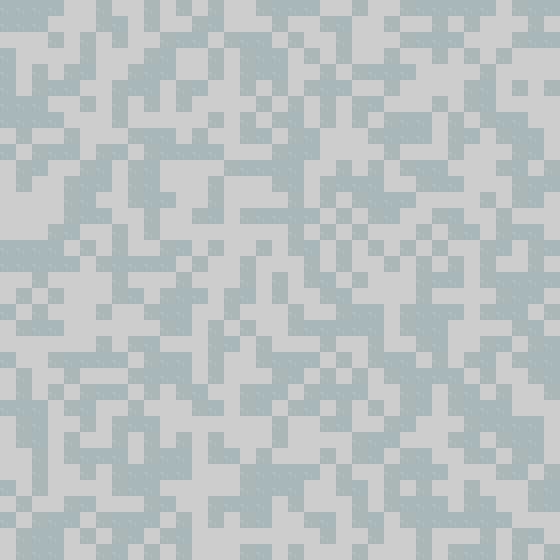

Tiled map render using the project's own tile images. Description and the whole map definition, tile-layer contents included, below:
An orthogonal 35x35 tile map with 16x16 px tiles, 1 tile layer (Tile Layer 1).

<map version="1.2" tiledversion="1.2.0" orientation="orthogonal" renderorder="left-down" width="35" height="35" tilewidth="16" tileheight="16" infinite="0" nextlayerid="3" nextobjectid="1">
 <tileset firstgid="1" source="base tileset.tsx" />
 <layer id="2" name="Tile Layer 1" width="35" height="35">
  <data encoding="csv">
921,921,921,921,1487,1487,921,1487,1487,921,1487,921,1487,921,1487,1487,921,921,921,921,1487,1487,921,1487,1487,921,921,921,921,921,921,1487,921,921,921,
921,921,921,1487,1487,1487,921,921,1487,921,1487,1487,921,921,1487,1487,1487,921,1487,1487,921,921,1487,1487,921,1487,1487,921,1487,921,1487,1487,1487,921,1487,
1487,1487,1487,921,1487,921,1487,921,1487,1487,921,921,921,1487,921,921,921,1487,921,1487,1487,921,1487,1487,1487,921,921,921,921,1487,1487,1487,921,921,921,
921,1487,1487,1487,1487,921,1487,1487,1487,921,921,1487,1487,921,1487,921,921,921,1487,921,1487,921,1487,1487,921,1487,1487,921,1487,921,1487,921,1487,1487,1487,
921,1487,921,1487,921,921,1487,1487,921,921,921,1487,1487,921,1487,921,921,921,1487,1487,921,1487,921,921,921,921,1487,1487,1487,1487,921,1487,1487,1487,1487,
921,1487,921,921,921,1487,1487,921,921,921,1487,921,921,1487,1487,921,1487,921,1487,921,921,921,1487,1487,921,1487,1487,1487,1487,921,921,1487,921,1487,921,
921,921,921,1487,1487,921,1487,921,1487,921,1487,921,1487,1487,1487,1487,921,1487,921,1487,921,1487,921,921,1487,1487,1487,921,1487,921,921,1487,1487,1487,1487,
921,921,921,921,1487,1487,1487,921,1487,1487,1487,1487,1487,921,1487,921,1487,921,921,1487,921,1487,921,1487,921,921,921,1487,921,1487,921,921,921,1487,1487,
1487,921,1487,1487,921,1487,1487,1487,921,921,921,1487,921,1487,1487,921,921,1487,921,921,1487,1487,1487,921,921,921,921,1487,921,921,1487,921,921,921,1487,
921,1487,921,921,921,1487,921,921,1487,921,921,921,921,921,1487,1487,1487,921,921,921,1487,1487,1487,1487,921,1487,1487,1487,921,1487,1487,1487,921,921,1487,
1487,921,921,1487,1487,921,921,1487,921,921,1487,1487,1487,1487,921,921,921,921,921,1487,1487,921,1487,921,1487,921,921,921,1487,1487,1487,921,921,1487,921,
1487,921,1487,1487,921,921,921,1487,921,921,1487,1487,1487,921,1487,1487,1487,921,921,1487,921,921,921,921,1487,1487,921,921,921,1487,1487,1487,921,921,921,
1487,1487,1487,1487,921,921,1487,1487,921,921,921,1487,1487,921,1487,1487,1487,1487,921,1487,921,1487,921,921,921,921,1487,1487,1487,1487,921,1487,921,921,1487,
1487,1487,1487,1487,921,921,921,1487,1487,921,1487,1487,921,921,1487,921,921,921,921,921,1487,921,1487,921,921,1487,1487,921,921,1487,1487,921,1487,1487,1487,
1487,1487,1487,921,921,1487,1487,921,1487,921,1487,1487,1487,1487,1487,1487,1487,1487,921,1487,921,1487,921,1487,1487,1487,921,1487,921,921,1487,921,921,921,1487,
921,921,921,921,1487,921,1487,921,1487,1487,921,921,1487,921,1487,1487,921,1487,921,921,1487,921,1487,921,1487,921,1487,921,1487,1487,921,921,1487,921,921,
921,921,921,921,921,1487,921,921,921,921,921,1487,921,1487,1487,921,1487,1487,1487,921,1487,921,1487,1487,921,1487,921,1487,921,1487,921,1487,1487,921,1487,
1487,1487,921,1487,1487,1487,1487,921,1487,1487,1487,921,1487,1487,1487,921,1487,921,1487,921,921,1487,921,1487,1487,1487,921,921,921,1487,921,921,921,921,921,
1487,921,1487,921,1487,1487,1487,921,921,1487,921,921,921,1487,921,921,1487,921,1487,1487,921,921,1487,1487,1487,1487,921,1487,1487,1487,1487,921,921,921,1487,
921,1487,921,1487,1487,1487,921,1487,1487,921,921,921,1487,1487,921,1487,1487,1487,921,1487,1487,921,921,921,1487,921,921,921,921,1487,921,921,921,1487,921,
1487,921,921,921,1487,1487,1487,1487,1487,1487,921,921,1487,921,1487,921,1487,1487,921,921,921,921,921,921,1487,921,921,921,1487,1487,1487,1487,921,921,1487,
1487,1487,1487,1487,1487,1487,921,1487,921,921,1487,1487,1487,921,921,1487,921,1487,1487,1487,921,1487,1487,921,1487,1487,921,921,1487,1487,921,921,1487,921,921,
921,1487,1487,921,921,921,921,921,1487,921,921,921,1487,921,1487,1487,921,921,921,921,1487,921,1487,921,921,921,1487,921,1487,921,921,1487,921,921,921,
1487,921,1487,1487,921,1487,1487,1487,921,921,921,921,1487,921,1487,1487,1487,921,921,1487,921,1487,921,1487,921,921,921,921,921,1487,921,1487,1487,921,921,
1487,921,1487,921,1487,921,921,921,1487,921,1487,921,921,1487,1487,921,921,921,1487,921,921,921,921,1487,1487,921,921,1487,921,921,1487,921,1487,1487,921,
921,921,921,1487,921,921,1487,1487,921,1487,1487,1487,921,921,1487,921,921,1487,921,921,1487,921,1487,921,1487,921,921,1487,921,921,921,921,1487,1487,1487,
1487,921,921,1487,1487,921,1487,921,921,921,1487,1487,1487,1487,1487,1487,1487,921,1487,1487,921,921,1487,1487,921,921,1487,1487,1487,921,921,921,921,921,1487,
1487,921,921,1487,921,1487,1487,921,1487,921,1487,921,1487,921,1487,1487,1487,921,1487,1487,1487,1487,921,921,921,1487,1487,1487,921,921,1487,921,921,921,1487,
1487,1487,921,1487,921,921,921,921,1487,921,921,921,1487,921,921,1487,921,1487,1487,1487,921,1487,921,921,1487,921,921,1487,1487,921,921,1487,921,921,1487,
1487,1487,921,1487,1487,921,1487,921,921,921,921,921,1487,1487,1487,921,921,921,921,921,1487,921,1487,1487,921,921,921,921,1487,1487,1487,921,921,1487,921,
921,1487,921,1487,1487,1487,1487,921,921,921,1487,1487,1487,1487,1487,921,921,921,921,1487,1487,921,921,1487,921,1487,921,1487,1487,921,1487,1487,1487,921,921,
1487,921,1487,1487,921,921,1487,1487,1487,921,921,1487,1487,921,921,921,921,1487,921,1487,1487,1487,921,1487,921,921,921,921,1487,921,921,1487,1487,921,921,
921,1487,921,921,921,1487,921,921,921,921,1487,921,1487,921,1487,921,921,1487,1487,921,921,1487,921,921,1487,921,921,921,921,921,921,921,1487,1487,1487,
1487,921,921,921,1487,921,1487,921,921,1487,921,921,1487,1487,1487,1487,1487,1487,1487,1487,921,1487,1487,921,1487,1487,921,1487,1487,1487,921,1487,921,921,1487,
1487,921,921,921,1487,1487,921,921,1487,921,1487,921,1487,1487,1487,921,921,1487,921,1487,1487,1487,921,1487,1487,1487,921,1487,921,921,921,1487,921,1487,921
</data>
 </layer>
</map>
